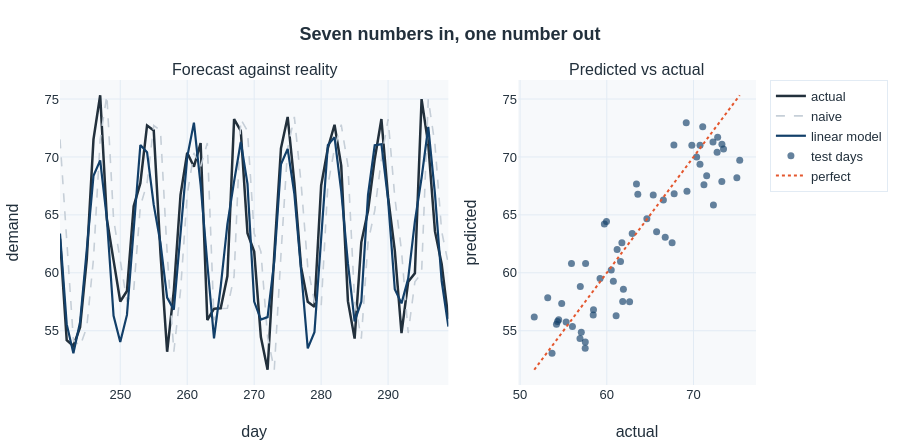

Here is the notebook cell this chart was saved with:
### Markdown cell above
## Part 4 — Your first forecasting model

One line of scikit-learn. It learns a weight for each of the seven days in the window and
adds them up — a weighted average of last week, with the weights chosen by least squares.

It is about as simple as a model can be while still being a model. Watch what it does to the
benchmark.

### Code cell
model = LinearRegression().fit(Xtr, ytr)
pred = model.predict(Xte)
lin_rmse = rmse(pred, yte)

fig = make_subplots(rows=1, cols=2, column_widths=[0.62, 0.38],
                    subplot_titles=("Forecast against reality", "Predicted vs actual"))
fig.add_trace(go.Scatter(x=days_te, y=yte, mode="lines", name="actual",
                         line=dict(color="#22303C", width=2.5)), row=1, col=1)
fig.add_trace(go.Scatter(x=days_te, y=naive_pred, mode="lines", name="naive",
                         line=dict(color="#C6CFD8", width=1.6, dash="dash")), row=1, col=1)
fig.add_trace(go.Scatter(x=days_te, y=pred, mode="lines", name="linear model",
                         line=dict(color=COL[0], width=2.2)), row=1, col=1)
fig.add_trace(go.Scatter(x=yte, y=pred, mode="markers", name="test days",
                         marker=dict(color=COL[0], size=7, opacity=0.65)), row=1, col=2)
lo, hi = float(min(yte.min(), pred.min())), float(max(yte.max(), pred.max()))
fig.add_trace(go.Scatter(x=[lo, hi], y=[lo, hi], mode="lines", name="perfect",
                         line=dict(color=COL[1], width=2, dash="dot")), row=1, col=2)
fig.update_xaxes(title_text="day", row=1, col=1); fig.update_xaxes(title_text="actual", row=1, col=2)
fig.update_yaxes(title_text="demand", row=1, col=1); fig.update_yaxes(title_text="predicted", row=1, col=2)
fig.update_layout(height=440, title="<b>Seven numbers in, one number out</b>")
fig.show()

skill = 1 - lin_rmse / naive_rmse
print(f"naive RMSE            {naive_rmse:6.2f}")
print(f"linear model RMSE     {lin_rmse:6.2f}")
print(f"best possible RMSE    {best_possible:6.2f}")
print(f"\nImprovement on naive  {100*skill:5.1f}%")
print(f"Of the improvement that was AVAILABLE, it captured "
      f"{100*(naive_rmse-lin_rmse)/(naive_rmse-best_possible):5.1f}%")

### Figure 1 — Plotly figure (JSON) as saved in the notebook; plotly's stock layout.template omitted (floating-point values rounded to 4 significant figures)
{"data": [{"line": {"color": "#22303C", "width": 2.5}, "mode": "lines", "name": "actual", "type": "scatter", "x": [241, 242, 243, 244, 245, 246, 247, 248, 249, 250, 251, 252, 253, 254, 255, 256, 257, 258, 259, 260, 261, 262, 263, 264, 265, 266, 267, 268, 269, 270, 271, 272, 273, 274, 275, 276, 277, 278, 279, 280, 281, 282, 283, 284, 285, 286, 287, 288, 289, 290, 291, 292, 293, 294, 295, 296, 297, 298, 299], "xaxis": "x", "y": [62.93, 54.2, 53.69, 55.31, 61.19, 71.52, 75.33, 64.62, 61.08, 57.52, 58.43, 65.74, 67.74, 72.72, 72.29, 61.74, 53.19, 58.47, 66.74, 70.36, 69.16, 71.2, 55.93, 56.91, 56.95, 59.72, 73.26, 72.24, 63.42, 61.83, 54.46, 51.64, 61.58, 70.75, 73.46, 67.77, 60.51, 57.51, 57.06, 67.53, 70.75, 72.78, 69.24, 57.56, 54.32, 62.63, 65.36, 69.81, 73.27, 66.53, 61.91, 54.8, 59.22, 59.97, 75.0, 71.06, 63.58, 60.76, 56.04], "yaxis": "y"}, {"line": {"color": "#C6CFD8", "dash": "dash", "width": 1.6}, "mode": "lines", "name": "naive", "type": "scatter", "x": [241, 242, 243, 244, 245, 246, 247, 248, 249, 250, 251, 252, 253, 254, 255, 256, 257, 258, 259, 260, 261, 262, 263, 264, 265, 266, 267, 268, 269, 270, 271, 272, 273, 274, 275, 276, 277, 278, 279, 280, 281, 282, 283, 284, 285, 286, 287, 288, 289, 290, 291, 292, 293, 294, 295, 296, 297, 298, 299], "xaxis": "x", "y": [71.52, 62.93, 54.2, 53.69, 55.31, 61.19, 71.52, 75.33, 64.62, 61.08, 57.52, 58.43, 65.74, 67.74, 72.72, 72.29, 61.74, 53.19, 58.47, 66.74, 70.36, 69.16, 71.2, 55.93, 56.91, 56.95, 59.72, 73.26, 72.24, 63.42, 61.83, 54.46, 51.64, 61.58, 70.75, 73.46, 67.77, 60.51, 57.51, 57.06, 67.53, 70.75, 72.78, 69.24, 57.56, 54.32, 62.63, 65.36, 69.81, 73.27, 66.53, 61.91, 54.8, 59.22, 59.97, 75.0, 71.06, 63.58, 60.76], "yaxis": "y"}, {"line": {"color": "#123F69", "width": 2.2}, "mode": "lines", "name": "linear model", "type": "scatter", "x": [241, 242, 243, 244, 245, 246, 247, 248, 249, 250, 251, 252, 253, 254, 255, 256, 257, 258, 259, 260, 261, 262, 263, 264, 265, 266, 267, 268, 269, 270, 271, 272, 273, 274, 275, 276, 277, 278, 279, 280, 281, 282, 283, 284, 285, 286, 287, 288, 289, 290, 291, 292, 293, 294, 295, 296, 297, 298, 299], "xaxis": "x", "y": [63.39, 55.57, 53.06, 55.76, 62.01, 68.37, 69.71, 64.68, 56.29, 54.03, 56.37, 63.54, 71.03, 70.42, 65.87, 62.59, 57.86, 56.83, 63.07, 69.99, 72.96, 67.6, 60.81, 54.34, 58.81, 64.21, 67.89, 71.29, 67.67, 57.52, 55.96, 56.18, 60.98, 69.38, 70.69, 66.82, 60.25, 53.49, 54.87, 62.61, 71.02, 71.7, 67.05, 60.81, 55.81, 57.51, 66.72, 71.01, 71.1, 66.29, 58.59, 57.36, 59.51, 64.44, 68.21, 72.61, 66.79, 59.28, 55.37], "yaxis": "y"}, {"marker": {"color": "#123F69", "opacity": 0.65, "size": 7}, "mode": "markers", "name": "test days", "type": "scatter", "x": [62.93, 54.2, 53.69, 55.31, 61.19, 71.52, 75.33, 64.62, 61.08, 57.52, 58.43, 65.74, 67.74, 72.72, 72.29, 61.74, 53.19, 58.47, 66.74, 70.36, 69.16, 71.2, 55.93, 56.91, 56.95, 59.72, 73.26, 72.24, 63.42, 61.83, 54.46, 51.64, 61.58, 70.75, 73.46, 67.77, 60.51, 57.51, 57.06, 67.53, 70.75, 72.78, 69.24, 57.56, 54.32, 62.63, 65.36, 69.81, 73.27, 66.53, 61.91, 54.8, 59.22, 59.97, 75.0, 71.06, 63.58, 60.76, 56.04], "xaxis": "x2", "y": [63.39, 55.57, 53.06, 55.76, 62.01, 68.37, 69.71, 64.68, 56.29, 54.03, 56.37, 63.54, 71.03, 70.42, 65.87, 62.59, 57.86, 56.83, 63.07, 69.99, 72.96, 67.6, 60.81, 54.34, 58.81, 64.21, 67.89, 71.29, 67.67, 57.52, 55.96, 56.18, 60.98, 69.38, 70.69, 66.82, 60.25, 53.49, 54.87, 62.61, 71.02, 71.7, 67.05, 60.81, 55.81, 57.51, 66.72, 71.01, 71.1, 66.29, 58.59, 57.36, 59.51, 64.44, 68.21, 72.61, 66.79, 59.28, 55.37], "yaxis": "y2"}, {"line": {"color": "#E4572E", "dash": "dot", "width": 2}, "mode": "lines", "name": "perfect", "type": "scatter", "x": [51.64, 75.33], "xaxis": "x2", "y": [51.64, 75.33], "yaxis": "y2"}], "layout": {"annotations": [{"font": {"size": 16}, "showarrow": false, "text": "Forecast against reality", "x": 0.279, "xanchor": "center", "xref": "paper", "y": 1, "yanchor": "bottom", "yref": "paper"}, {"font": {"size": 16}, "showarrow": false, "text": "Predicted vs actual", "x": 0.829, "xanchor": "center", "xref": "paper", "y": 1, "yanchor": "bottom", "yref": "paper"}], "height": 440, "title": {"text": "<b>Seven numbers in, one number out</b>"}, "xaxis": {"anchor": "y", "domain": [0, 0.558], "title": {"text": "day"}}, "xaxis2": {"anchor": "y2", "domain": [0.658, 1], "title": {"text": "actual"}}, "yaxis": {"anchor": "x", "domain": [0, 1], "title": {"text": "demand"}}, "yaxis2": {"anchor": "x2", "domain": [0, 1], "title": {"text": "predicted"}}}}
